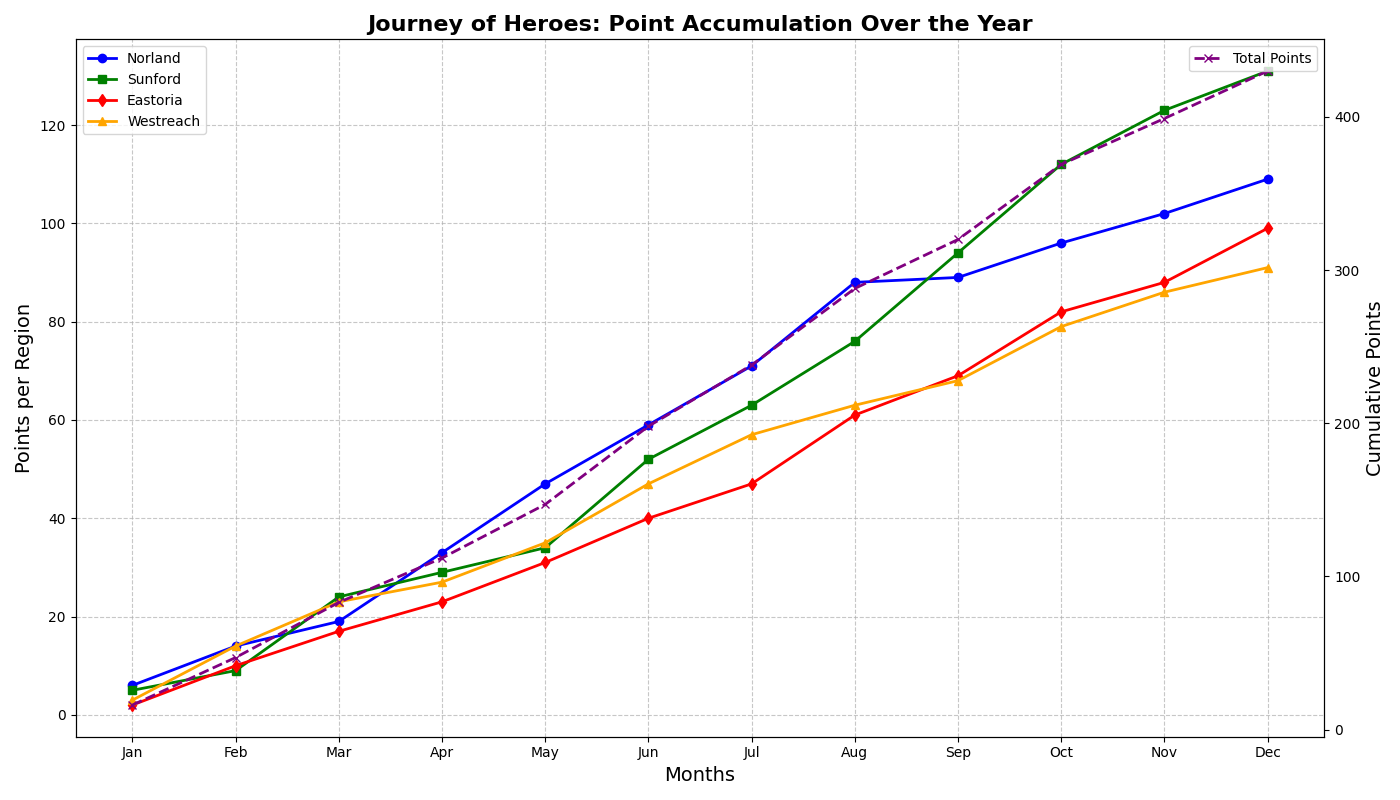

Reproduce this figure in Python.
import matplotlib.pyplot as plt
import numpy as np

months = ['Jan', 'Feb', 'Mar', 'Apr', 'May', 'Jun', 'Jul', 'Aug', 'Sep', 'Oct', 'Nov', 'Dec']
regions = ['Norland', 'Sunford', 'Eastoria', 'Westreach']

# Randomly altered point accumulation trends for four different hero regions
points_norland = np.array([6, 14, 19, 33, 47, 59, 71, 88, 89, 96, 102, 109])
points_sunford = np.array([5, 9, 24, 29, 34, 52, 63, 76, 94, 112, 123, 131])
points_eastoria = np.array([2, 10, 17, 23, 31, 40, 47, 61, 69, 82, 88, 99])
points_westreach = np.array([3, 14, 23, 27, 35, 47, 57, 63, 68, 79, 86, 91])

fig, ax1 = plt.subplots(figsize=(14, 8))
ax2 = ax1.twinx()

# Plot cumulative points for all regions for overall event analysis
cumulative_points = points_norland + points_sunford + points_eastoria + points_westreach
ax2.plot(months, cumulative_points, color='purple', linestyle='--', marker='x', label='Total Points', linewidth=2)

# Plot individual regions' points with distinct styles
ax1.plot(months, points_norland, marker='o', linestyle='-', color='blue', linewidth=2, label='Norland')
ax1.plot(months, points_sunford, marker='s', linestyle='-', color='green', linewidth=2, label='Sunford')
ax1.plot(months, points_eastoria, marker='d', linestyle='-', color='red', linewidth=2, label='Eastoria')
ax1.plot(months, points_westreach, marker='^', linestyle='-', color='orange', linewidth=2, label='Westreach')

ax1.set_title('Journey of Heroes: Point Accumulation Over the Year', fontsize=16, fontweight='bold')
ax1.set_xlabel('Months', fontsize=14)
ax1.set_ylabel('Points per Region', fontsize=14)
ax2.set_ylabel('Cumulative Points', fontsize=14)

ax1.grid(True, linestyle='--', alpha=0.7)

ax1.legend(loc='upper left', fontsize=10)
ax2.legend(loc='upper right', fontsize=10)

plt.tight_layout()
plt.show()
